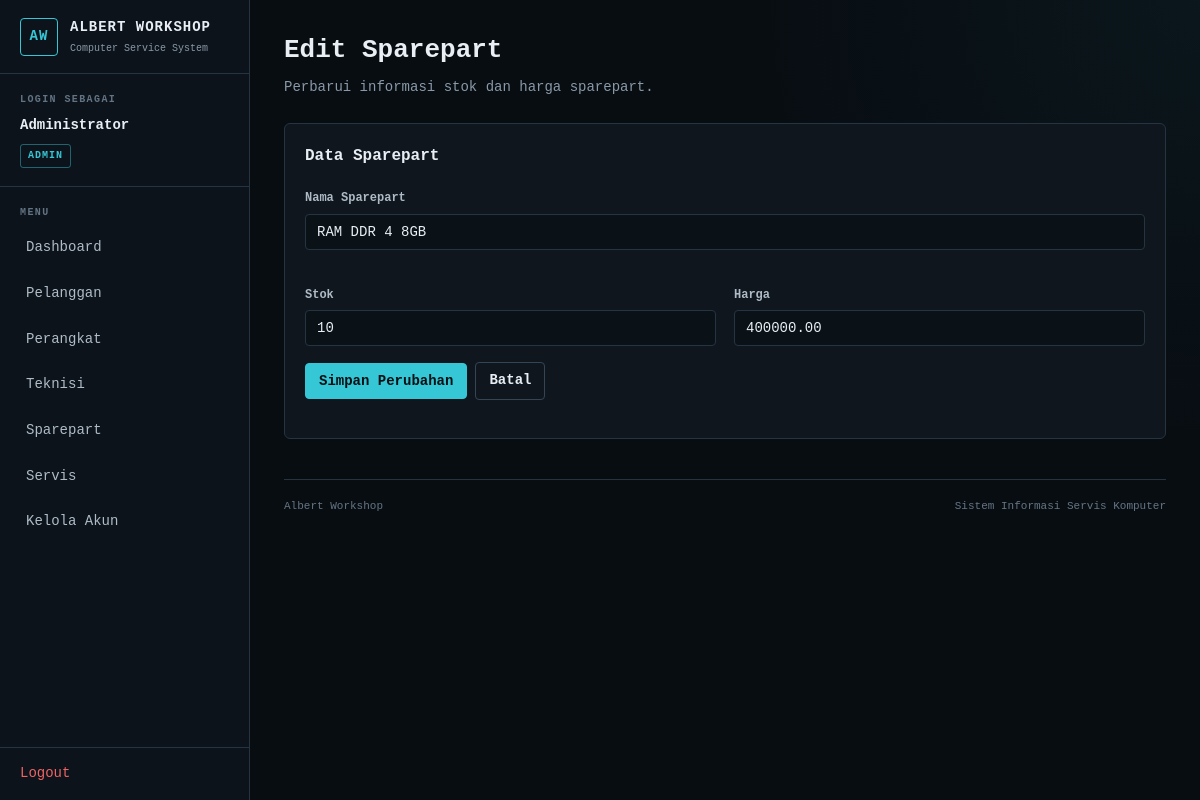
The page /sparepart/edit.php?id=2 (signed in) on the database its author committed.
### tables this page shows
CREATE TABLE `sparepart` (
  `id_sparepart` int NOT NULL,
  `nama_sparepart` varchar(100) NOT NULL,
  `stok` int NOT NULL,
  `harga` decimal(12,2) NOT NULL
);

### sparepart/edit.php (the view, shortened to what this page needs)
<?php
require '../config/koneksi.php';
$id_sparepart =
    (int) ($_GET["id"] ?? 0);
$stmt = mysqli_prepare(
    $koneksi,
    "SELECT *
     FROM sparepart
     WHERE id_sparepart = ?
     LIMIT 1"
);
mysqli_stmt_bind_param(
    $stmt,
    "i",
    $id_sparepart
);
mysqli_stmt_execute($stmt);
$result =
    mysqli_stmt_get_result($stmt);
$data =
    mysqli_fetch_assoc($result);
require '../template/header.php';
require '../template/sidebar.php';
?>
<div class="page-header">
    <div>
        <h1>Edit Sparepart</h1>
        <p class="page-description">
            Perbarui informasi stok dan harga sparepart.
        </p>
    </div>
</div>
<section class="panel">
    <h2 class="panel-title">
        Data Sparepart
    </h2>
    <form
        action="proses.php"
        method="POST"
    >
        <div class="form-grid">
            <div class="form-group full">
                <label>
                    Nama Sparepart
                </label>
                <input
                    type="text"
                    name="nama_sparepart"
                    value="<?= htmlspecialchars(
                        $data["nama_sparepart"]
                    ); ?>"
                    required
                >
            </div>
            <div class="form-group">
                <label>
                    Stok
                </label>
                <input
                    type="number"
                    name="stok"
                    min="0"
                    value="<?= (int) $data["stok"]; ?>"
                    required
                >
            </div>
            <div class="form-group">
                <label>
                    Harga
                </label>
                <input
                    type="number"
                    name="harga"
                    min="0"
                    step="1"
                    value="<?= htmlspecialchars(
                        $data["harga"]
                    ); ?>"
                    required
                >
            </div>
        </div>
        <div class="toolbar">
            <button
                type="submit"
                class="btn"
            >
                Simpan Perubahan
            </button>
            <a
                href="index.php"
                class="btn btn-secondary"
            >
                Batal
            </a>
        </div>
    </form>
</section>
<?php
require '../template/footer.php';
?>

### assets/css/style.css (style rules this page uses)
:root { --bg: #080d12; --surface: #0f161d; --surface-2: #151e27; --border: #263442; --border-light: #344555; --text: #e8eef4; --muted: #8999a8; --accent: #36c7d7; --accent-hover: #60d6e2; --success: #45d69a; --warning: #e8b84a; --danger: #ef6464; --sidebar-width: 250px; --radius: 6px; --font-main: "0xProto Nerd Font", monospace; }
* { box-sizing: border-box; }
html { color-scheme: dark; }
html, body { width: 100%; min-height: 100%; }
body { margin: 0; background: radial-gradient( circle at top right, rgba(54, 199, 215, 0.05), transparent 28rem ), var(--bg); color: var(--text); font-family: var(--font-main); font-size: 14px; line-height: 1.55; overflow-x: hidden; }
button, input, select, textarea, option { font-family: var(--font-main); }
a { color: var(--accent); text-decoration: none; }
h1, h2, h3 { margin-top: 0; color: var(--text); font-family: var(--font-main); font-weight: 700; }
h1 { font-size: 26px; }
h2 { font-size: 20px; }
p { line-height: 1.65; }
.main-content > * { max-width: 100%; }
.page-header { display: flex; align-items: flex-start; justify-content: space-between; gap: 20px; width: 100%; margin: 0 0 24px; }
.page-header h1 { margin: 0 0 6px; }
.page-description { margin: 0; color: var(--muted); }
.panel { width: 100%; margin: 0 0 22px; padding: 20px; background: var(--surface); border: 1px solid var(--border); border-radius: var(--radius); }
.panel-title { margin-bottom: 18px; font-size: 16px; }
.toolbar { display: flex; flex-wrap: wrap; align-items: center; gap: 8px; margin: 0 0 18px; }
button, .btn { display: inline-flex; align-items: center; justify-content: center; min-height: 36px; padding: 7px 13px; background: var(--accent); border: 1px solid var(--accent); border-radius: 4px; color: #041013; font-family: var(--font-main); font-size: 14px; font-weight: 700; cursor: pointer; transition: background 0.15s ease, border-color 0.15s ease, color 0.15s ease; }
.btn-secondary { background: transparent; border-color: var(--border-light); color: var(--text); }
.form-grid { display: grid; grid-template-columns: repeat(2, minmax(0, 1fr)); gap: 18px; }
.form-group { margin-bottom: 16px; }
.form-group.full { grid-column: 1 / -1; }
label { display: inline-block; margin-bottom: 6px; color: #aebbc6; font-size: 12px; font-weight: 700; }
input, select, textarea { width: 100%; padding: 9px 11px; background: #0a1117; border: 1px solid var(--border); border-radius: 4px; color: var(--text); font-family: var(--font-main); font-size: 14px; outline: none; transition: border-color 0.15s ease, box-shadow 0.15s ease; }
input::placeholder, textarea::placeholder { color: #657584; font-family: var(--font-main); }

### rows shown on the page
sparepart: nama_sparepart "RAM DDR 4 8GB", stok "10", harga "400000.00"

### other values the page prints
$nama "Administrator"
$role "ADMIN"
